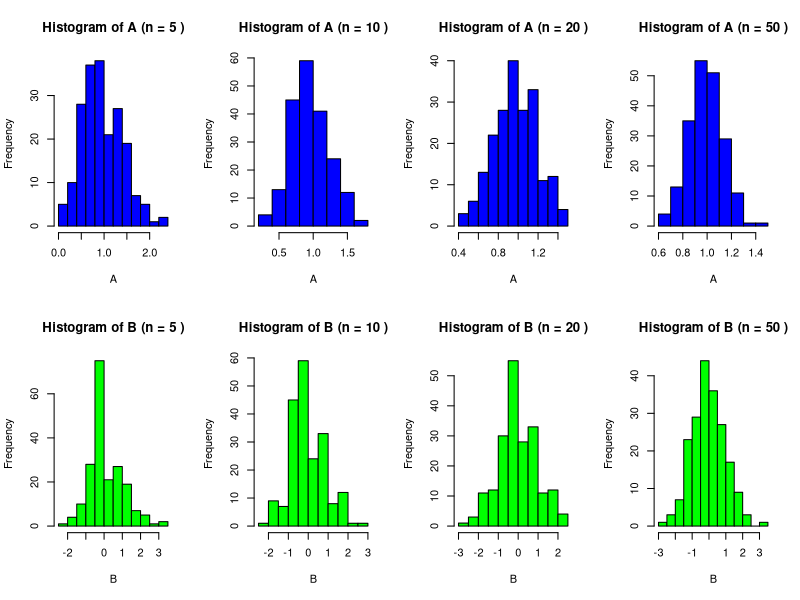

This figure's R source:
# Load necessary library and initialize the parameter
library(ggplot2)

sample_sizes <- c(5, 10, 20, 50)
A_list <- list()
B_list <- list()

# Loop through each sample size
for (n in sample_sizes) {
  A_vals <- numeric(200)
  B_vals <- numeric(200)
  
  # Run 200 simulations for each sample size
  for (sim in 1:200) {
    Z <- rpois(n, 1)  # Generate Poisson distribution with lambda = 1
    A <- mean(Z)  # Calculate A
    B <- sqrt(n) * (A - 1)  # Calculate B
    
    A_vals[sim] <- A
    B_vals[sim] <- B
  }
  
  # Store results
  A_list[[paste0("n_", n)]] <- A_vals
  B_list[[paste0("n_", n)]] <- B_vals
}

# Plot histograms
par(mfrow = c(2, 4))  # 2 rows, 4 columns for the 8 histograms

# Plot histograms for A
for (n in sample_sizes) {
  hist(A_list[[paste0("n_", n)]], main = paste("Histogram of A (n =", n, ")"), xlab = "A", col = "blue")
}

# Plot histograms for B
for (n in sample_sizes) {
  hist(B_list[[paste0("n_", n)]], main = paste("Histogram of B (n =", n, ")"), xlab = "B", col = "green")
}